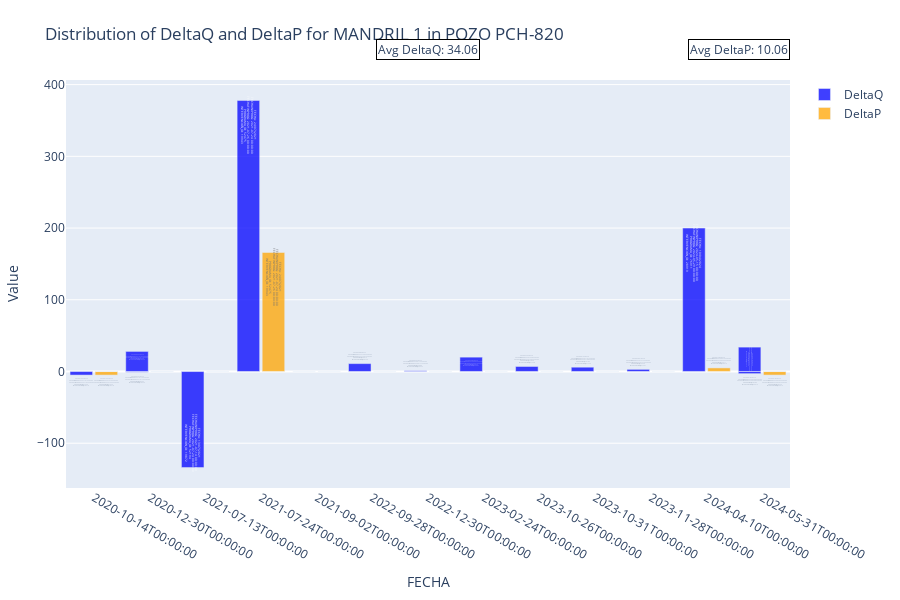

Source (notebook cell):
### Code cell
import pandas as pd
import plotly.graph_objects as go

# Assuming processed_dfs is defined as in your previous scripts
# processed_dfs = {'Sheet1': df1, 'Sheet2': df2, ...}

def select_mandril_to_plot(df, selected_pozo):
    mandril_counts = df[df['POZO'] == selected_pozo]['MANDRIL'].unique()

    while True:
        try:
            selected_mandril = int(input("Enter the MANDRIL number you want to plot: "))
            if selected_mandril not in mandril_counts:
                raise ValueError
            break
        except ValueError:
            print("Invalid selection. Please enter a valid MANDRIL number.")

    return selected_mandril


def aggregate_data_for_mandril(df, selected_pozo, selected_mandril):
    # Filter data for selected POZO and Mandril
    data_selected = df[(df['POZO'] == selected_pozo) & (df['MANDRIL'] == selected_mandril)].copy()

    if data_selected.empty:
        raise ValueError(f"No data found for MANDRIL {selected_mandril} in POZO {selected_pozo}")

    # Calculate DeltaQ and DeltaP
    data_selected['DeltaQ'] = data_selected['Pesca Valvula con Resultado / Positivo_QPOZO'] - data_selected['Coloca Valvula con Resultado / Positivo_QPOZO']
    data_selected['DeltaP'] = data_selected['Pesca Valvula con Resultado / Positivo_PPOZO'] - data_selected['Coloca Valvula con Resultado / Positivo_PPOZO']

    # Calculate averages
    avg_deltaq = data_selected['DeltaQ'].mean()
    avg_deltap = data_selected['DeltaP'].mean()

    # Sort data by FECHA (date)
    data_selected = data_selected.sort_values(by='FECHA')

    return data_selected, avg_deltaq, avg_deltap


def plot_histogram(selected_sheet, selected_pozo, selected_mandril):
    # Aggregate data for the selected POZO and Mandril
    data_selected, avg_deltaq, avg_deltap = aggregate_data_for_mandril(processed_dfs[selected_sheet], selected_pozo, selected_mandril)

    # Create figure for histogram
    fig = go.Figure()

    # Add bar for DeltaQ
    fig.add_trace(go.Bar(
        x=data_selected['FECHA'],
        y=data_selected['DeltaQ'],
        name='DeltaQ',
        marker_color='blue',
        opacity=0.75,
        hoverinfo='x+text',
        text=data_selected.apply(lambda row: f"FECHA: {row['FECHA'].strftime('%d/%m/%Y')}<br>FECHAINIPROG: {row['FECHAINIPROG']}<br>FECHAFINPROG: {row['FECHAFINPROG']}<br>PROGRAMA_ID: {row['PROGRAMA_ID']}<br>INTERVENCION_ID: {row['INTERVENCION_ID']}", axis=1)
    ))

    # Add bar for DeltaP
    fig.add_trace(go.Bar(
        x=data_selected['FECHA'],
        y=data_selected['DeltaP'],
        name='DeltaP',
        marker_color='orange',
        opacity=0.75,
        hoverinfo='x+text',
        text=data_selected.apply(lambda row: f"FECHA: {row['FECHA'].strftime('%d/%m/%Y')}<br>FECHAINIPROG: {row['FECHAINIPROG']}<br>FECHAFINPROG: {row['FECHAFINPROG']}<br>PROGRAMA_ID: {row['PROGRAMA_ID']}<br>INTERVENCION_ID: {row['INTERVENCION_ID']}", axis=1)
    ))

    fig.update_layout(
        title=f'Distribution of DeltaQ and DeltaP for MANDRIL {selected_mandril} in POZO {selected_pozo}',
        xaxis_title='FECHA',
        yaxis_title='Value',
        showlegend=True,
        height=600,
        barmode='group',  # Group bars for DeltaQ and DeltaP
        bargap=0.1,  # Gap between bars
        bargroupgap=0.1,  # Gap between groups of bars
        margin=dict(l=50, r=50, t=80, b=50),  # Adjust margins for better layout
        xaxis=dict(type='category')  # Use category axis for FECHA
    )

    # Add annotations for average DeltaQ and DeltaP
    fig.add_annotation(
        xref="paper", yref="paper",
        x=0.5, y=1.1,
        text=f"Avg DeltaQ: {avg_deltaq:.2f}",
        showarrow=False,
        align="left",
        bgcolor="white",
        bordercolor="black",
        borderwidth=1
    )

    fig.add_annotation(
        xref="paper", yref="paper",
        x=1.0, y=1.1,
        text=f"Avg DeltaP: {avg_deltap:.2f}",
        showarrow=False,
        align="left",
        bgcolor="white",
        bordercolor="black",
        borderwidth=1
    )

    fig.show()

# Example of usage:
#selected_sheet = 'Sheet1'  # Replace with your selected sheet
#selected_pozo = 'POZO1'    # Replace with your selected POZO
selected_mandril = select_mandril_to_plot(processed_dfs[selected_sheet], selected_pozo)

plot_histogram(selected_sheet, selected_pozo, selected_mandril)

### Figure 1 — Plotly figure (JSON) as saved in the notebook; plotly's stock layout.template omitted (floating-point values rounded to 4 significant figures)
{"data": [{"hoverinfo": "x+text", "marker": {"color": "blue"}, "name": "DeltaQ", "opacity": 0.75, "text": ["FECHA: 14/10/2020<br>FECHAINIPROG: 2020-10-14 00:00:00<br>FECHAFINPROG: 2020-10-20 00:00:00<br>PROGRAMA_ID: 47425<br>INTERVENCION_ID: 18218", "FECHA: 14/10/2020<br>FECHAINIPROG: 2020-11-01 00:00:00<br>FECHAFINPROG: 2020-11-02 00:00:00<br>PROGRAMA_ID: 47503<br>INTERVENCION_ID: 18218", "FECHA: 30/12/2020<br>FECHAINIPROG: 2021-01-02 00:00:00<br>FECHAFINPROG: 2021-01-18 00:00:00<br>PROGRAMA_ID: 48298<br>INTERVENCION_ID: 18524", "FECHA: 30/12/2020<br>FECHAINIPROG: 2021-01-19 00:00:00<br>FECHAFINPROG: 2021-01-19 00:00:00<br>PROGRAMA_ID: 48546<br>INTERVENCION_ID: 18524", "FECHA: 13/07/2021<br>FECHAINIPROG: 2021-07-14 00:00:00<br>FECHAFINPROG: 2021-07-24 00:00:00<br>PROGRAMA_ID: 52194<br>INTERVENCION_ID: 19872", "FECHA: 24/07/2021<br>FECHAINIPROG: 2021-07-24 00:00:00<br>FECHAFINPROG: 2021-07-26 00:00:00<br>PROGRAMA_ID: 52475<br>INTERVENCION_ID: 19943", "FECHA: 02/09/2021<br>FECHAINIPROG: 2021-09-03 00:00:00<br>FECHAFINPROG: 2021-09-10 00:00:00<br>PROGRAMA_ID: 53514<br>INTERVENCION_ID: 20271", "FECHA: 28/09/2022<br>FECHAINIPROG: 2022-10-06 00:00:00<br>FECHAFINPROG: 2022-10-07 00:00:00<br>PROGRAMA_ID: 63316<br>INTERVENCION_ID: 23729", "FECHA: 30/12/2022<br>FECHAINIPROG: 2023-01-16 00:00:00<br>FECHAFINPROG: 2023-01-17 00:00:00<br>PROGRAMA_ID: 65883<br>INTERVENCION_ID: 24522", "FECHA: 24/02/2023<br>FECHAINIPROG: 2023-04-06 00:00:00<br>FECHAFINPROG: 2023-04-18 00:00:00<br>PROGRAMA_ID: 66829<br>INTERVENCION_ID: 25087", "FECHA: 26/10/2023<br>FECHAINIPROG: 2023-10-28 00:00:00<br>FECHAFINPROG: 2023-10-30 00:00:00<br>PROGRAMA_ID: 72893<br>INTERVENCION_ID: 27258", "FECHA: 31/10/2023<br>FECHAINIPROG: 2023-11-07 00:00:00<br>FECHAFINPROG: 2023-11-08 00:00:00<br>PROGRAMA_ID: 73180<br>INTERVENCION_ID: 27299", "FECHA: 28/11/2023<br>FECHAINIPROG: 2023-12-12 00:00:00<br>FECHAFINPROG: 2023-12-14 00:00:00<br>PROGRAMA_ID: 74004<br>INTERVENCION_ID: 27641", "FECHA: 10/04/2024<br>FECHAINIPROG: 2024-05-15 00:00:00<br>FECHAFINPROG: 2024-05-29 00:00:00<br>PROGRAMA_ID: 76911<br>INTERVENCION_ID: 28919", "FECHA: 31/05/2024<br>FECHAINIPROG: 2024-06-06 00:00:00<br>FECHAFINPROG: 2024-06-07 00:00:00<br>PROGRAMA_ID: 78260<br>INTERVENCION_ID: 29410", "FECHA: 31/05/2024<br>FECHAINIPROG: 2024-06-08 00:00:00<br>FECHAFINPROG: 2024-06-08 00:00:00<br>PROGRAMA_ID: 78289<br>INTERVENCION_ID: 29410"], "type": "bar", "x": ["2020-10-14T00:00:00", "2020-10-14T00:00:00", "2020-12-30T00:00:00", "2020-12-30T00:00:00", "2021-07-13T00:00:00", "2021-07-24T00:00:00", "2021-09-02T00:00:00", "2022-09-28T00:00:00", "2022-12-30T00:00:00", "2023-02-24T00:00:00", "2023-10-26T00:00:00", "2023-10-31T00:00:00", "2023-11-28T00:00:00", "2024-04-10T00:00:00", "2024-05-31T00:00:00", "2024-05-31T00:00:00"], "y": [0, -5, 28, -1, -134, 378, 0, 11, 1, 20, 7, 6, 3, 200, 34, -3]}, {"hoverinfo": "x+text", "marker": {"color": "orange"}, "name": "DeltaP", "opacity": 0.75, "text": ["FECHA: 14/10/2020<br>FECHAINIPROG: 2020-10-14 00:00:00<br>FECHAFINPROG: 2020-10-20 00:00:00<br>PROGRAMA_ID: 47425<br>INTERVENCION_ID: 18218", "FECHA: 14/10/2020<br>FECHAINIPROG: 2020-11-01 00:00:00<br>FECHAFINPROG: 2020-11-02 00:00:00<br>PROGRAMA_ID: 47503<br>INTERVENCION_ID: 18218", "FECHA: 30/12/2020<br>FECHAINIPROG: 2021-01-02 00:00:00<br>FECHAFINPROG: 2021-01-18 00:00:00<br>PROGRAMA_ID: 48298<br>INTERVENCION_ID: 18524", "FECHA: 30/12/2020<br>FECHAINIPROG: 2021-01-19 00:00:00<br>FECHAFINPROG: 2021-01-19 00:00:00<br>PROGRAMA_ID: 48546<br>INTERVENCION_ID: 18524", "FECHA: 13/07/2021<br>FECHAINIPROG: 2021-07-14 00:00:00<br>FECHAFINPROG: 2021-07-24 00:00:00<br>PROGRAMA_ID: 52194<br>INTERVENCION_ID: 19872", "FECHA: 24/07/2021<br>FECHAINIPROG: 2021-07-24 00:00:00<br>FECHAFINPROG: 2021-07-26 00:00:00<br>PROGRAMA_ID: 52475<br>INTERVENCION_ID: 19943", "FECHA: 02/09/2021<br>FECHAINIPROG: 2021-09-03 00:00:00<br>FECHAFINPROG: 2021-09-10 00:00:00<br>PROGRAMA_ID: 53514<br>INTERVENCION_ID: 20271", "FECHA: 28/09/2022<br>FECHAINIPROG: 2022-10-06 00:00:00<br>FECHAFINPROG: 2022-10-07 00:00:00<br>PROGRAMA_ID: 63316<br>INTERVENCION_ID: 23729", "FECHA: 30/12/2022<br>FECHAINIPROG: 2023-01-16 00:00:00<br>FECHAFINPROG: 2023-01-17 00:00:00<br>PROGRAMA_ID: 65883<br>INTERVENCION_ID: 24522", "FECHA: 24/02/2023<br>FECHAINIPROG: 2023-04-06 00:00:00<br>FECHAFINPROG: 2023-04-18 00:00:00<br>PROGRAMA_ID: 66829<br>INTERVENCION_ID: 25087", "FECHA: 26/10/2023<br>FECHAINIPROG: 2023-10-28 00:00:00<br>FECHAFINPROG: 2023-10-30 00:00:00<br>PROGRAMA_ID: 72893<br>INTERVENCION_ID: 27258", "FECHA: 31/10/2023<br>FECHAINIPROG: 2023-11-07 00:00:00<br>FECHAFINPROG: 2023-11-08 00:00:00<br>PROGRAMA_ID: 73180<br>INTERVENCION_ID: 27299", "FECHA: 28/11/2023<br>FECHAINIPROG: 2023-12-12 00:00:00<br>FECHAFINPROG: 2023-12-14 00:00:00<br>PROGRAMA_ID: 74004<br>INTERVENCION_ID: 27641", "FECHA: 10/04/2024<br>FECHAINIPROG: 2024-05-15 00:00:00<br>FECHAFINPROG: 2024-05-29 00:00:00<br>PROGRAMA_ID: 76911<br>INTERVENCION_ID: 28919", "FECHA: 31/05/2024<br>FECHAINIPROG: 2024-06-06 00:00:00<br>FECHAFINPROG: 2024-06-07 00:00:00<br>PROGRAMA_ID: 78260<br>INTERVENCION_ID: 29410", "FECHA: 31/05/2024<br>FECHAINIPROG: 2024-06-08 00:00:00<br>FECHAFINPROG: 2024-06-08 00:00:00<br>PROGRAMA_ID: 78289<br>INTERVENCION_ID: 29410"], "type": "bar", "x": ["2020-10-14T00:00:00", "2020-10-14T00:00:00", "2020-12-30T00:00:00", "2020-12-30T00:00:00", "2021-07-13T00:00:00", "2021-07-24T00:00:00", "2021-09-02T00:00:00", "2022-09-28T00:00:00", "2022-12-30T00:00:00", "2023-02-24T00:00:00", "2023-10-26T00:00:00", "2023-10-31T00:00:00", "2023-11-28T00:00:00", "2024-04-10T00:00:00", "2024-05-31T00:00:00", "2024-05-31T00:00:00"], "y": [-5, 0, 0, 0, 0, 166, 0, 0, 0, 0, 0, 0, 0, 5, -5, 0]}], "layout": {"annotations": [{"align": "left", "bgcolor": "white", "bordercolor": "black", "borderwidth": 1, "showarrow": false, "text": "Avg DeltaQ: 34.06", "x": 0.5, "xref": "paper", "y": 1.1, "yref": "paper"}, {"align": "left", "bgcolor": "white", "bordercolor": "black", "borderwidth": 1, "showarrow": false, "text": "Avg DeltaP: 10.06", "x": 1, "xref": "paper", "y": 1.1, "yref": "paper"}], "bargap": 0.1, "bargroupgap": 0.1, "barmode": "group", "height": 600, "margin": {"b": 50, "l": 50, "r": 50, "t": 80}, "showlegend": true, "title": {"text": "Distribution of DeltaQ and DeltaP for MANDRIL 1 in POZO PCH-820"}, "xaxis": {"title": {"text": "FECHA"}, "type": "category"}, "yaxis": {"title": {"text": "Value"}}}}
